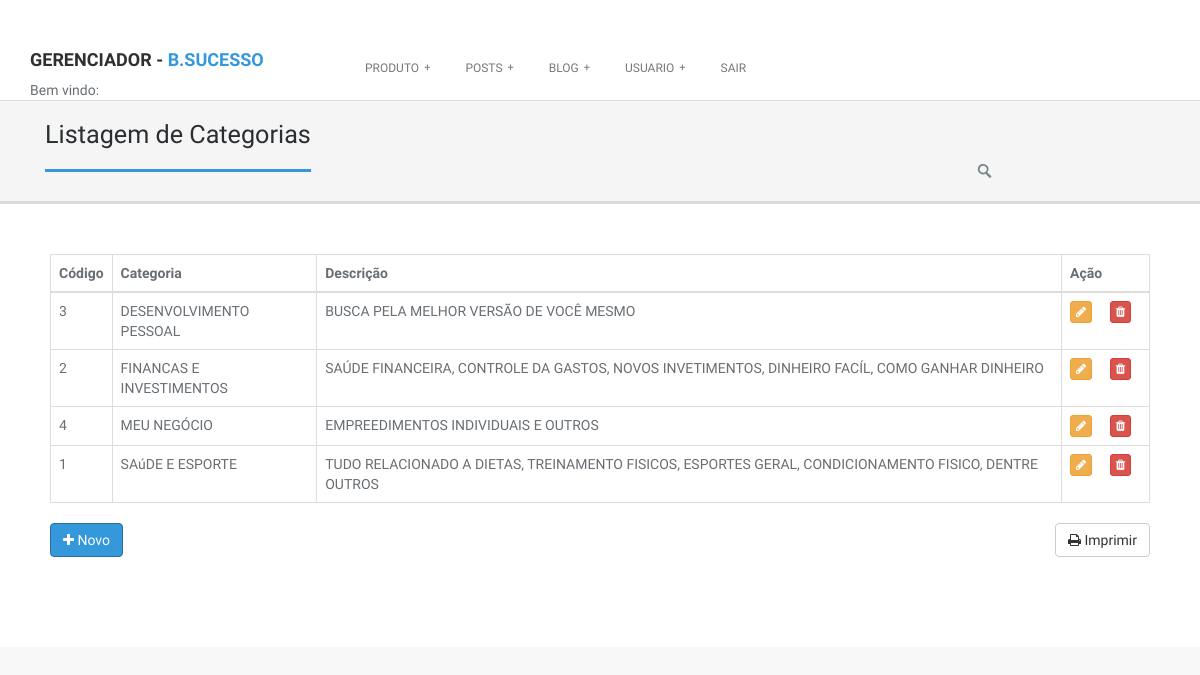
The app's page /gerenciador.php?pagina=listcategoria, older data.
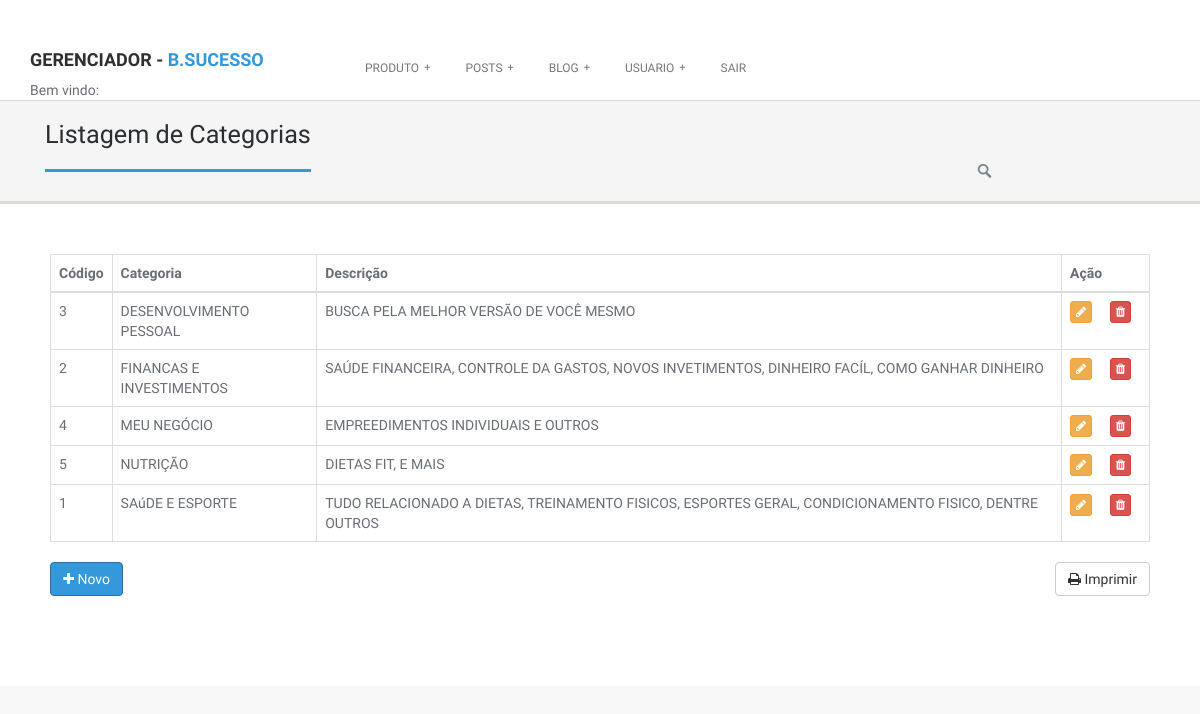
The same page, newer data.
### tables this page shows
CREATE TABLE `categoria` (
  `idcategoria` int(11) NOT NULL AUTO_INCREMENT,
  `nmcategoria` varchar(50) NOT NULL,
  `descategoria` varchar(250) DEFAULT NULL,
  PRIMARY KEY (`idcategoria`)
);

### class/listarCategoria.class.php (the view, shortened to what this page needs)
<?PHP
function listar($limit){
	include ("mysql.class.php");
	$query		= mysqli_query( $conn,"SELECT idcategoria, nmcategoria,descategoria
								FROM categoria ORDER BY nmcategoria LIMIT 0 , $limit") or die (mysqli_error ($conn));
	for( $i = 0; mysqli_num_rows( $query ) > $i ; $i++ ){
		$result	= mysqli_fetch_array($query);
		$html = '
						<tr>
                        <td>'.$result["idcategoria"].'</td>
                        <td >'.$result["nmcategoria"].'</td>
                        <td >'.$result["descategoria"].'</td>
						<td width="8%">
				<button type="button" class="btn btn-xs btn-warning" data-toggle="modal"
				data-target="#exampleModal'.$result["idcategoria"].'" ><i class="fa fa-pencil" title="EDITAR"></i></button>
				<button type="button" class="btn btn-xs btn-danger" data-toggle="modal"
				data-target="#excluirModal'.$result["idcategoria"].'" ><i class="fa fa-trash" title="EXCLUIR"></i></button>
			</td>
                         </tr>
		<div class="modal fade" id="exampleModal'.$result["idcategoria"].'" tabindex="-1" role="dialog" aria-labelledby="exampleModalLabel">
					<input type="text" class="form-control" id="nmcategoria" name="nmcategoria" value="'.$result["nmcategoria"].'">
					<input type="text" class="form-control" id="descategoria" name="descategoria" value="'.$result["descategoria"].'">
					<input type="hidden" class="form-control" id="idcategoria"  name="idcategoria" value="'.$result["idcategoria"].'">
		</div>
		<div class="modal fade" id="excluirModal'. $result["idcategoria"].'" tabindex="-1" role="dialog" aria-labelledby="exampleModalLabel">
					<input type="text" class="form-control" id="nmcategoria" name="nmcategoria" value="'.$result["nmcategoria"].'" disabled>
					<input type="hidden" class="form-control" id="idcategoria"  name="idcategoria" value="'.$result["idcategoria"].'">
		</div>
		';
		echo $html;
	}
}
?>

### gerenciador.php (shortened to what this page needs)
<!DOCTYPE html>
<html lang="en">
<head>
  <link href="lib/bootstrap/css/bootstrap.min.css" rel="stylesheet">
  <link href="lib/font-awesome/css/font-awesome.min.css" rel="stylesheet">
  <link href="lib/prettyphoto/css/prettyphoto.css" rel="stylesheet">
  <link href="lib/hover/hoverex-all.css" rel="stylesheet">
  <link href="lib/jetmenu/jetmenu.css" rel="stylesheet">
  <link href="lib/owl-carousel/owl-carousel.css" rel="stylesheet">
  <link href="css/style.css" rel="stylesheet">
  <link rel="stylesheet" href="css/colors/blue.css">
</head>
<body>
  <header class="header">
    <div class="container">
      <div class="site-header clearfix">
        <div class="col-lg-3 col-md-3 col-sm-12 title-area">
          <div class="site-title" id="title">
            <a href="gerenciador.php" title="">
              <h4>GERENCIADOR - <span>B.SUCESSO</span></h4>
            </a>
				  Bem vindo: <b><?=$_SESSION['user'] ?></b>
          </div>
        </div>
        <div class="col-lg-9 col-md-12 col-sm-12">
          <div id="nav" class="right">
            <div class="container clearfix">
              <ul id="jetmenu" class="jetmenu blue">
                <li><a href="#">Produto</a>
                </li>
                <li><a href="#">Posts</a>
                </li>
                <li><a href="#">Blog</a>
                </li>
                <li><a href="#">Usuario</a>
                </li>
                <li><a href="?logout=1">SAIR</a>
                </li>
              </ul>
            </div>
          </div>
        </div>
      </div>
    </div>
  </header>
			<?php
				$pag	= @$_GET['pagina'];
				$pasta	= "pages";
					if( !isset($pag) ){
						include $pasta."/"."inicioG.html";
					}
					else{
						include $pasta."/".$pag.".html";
					}
			?>
</body>
</html>

### css/style.css (style rules this page uses)
* { margin: 0; padding: 0px; font-family: 'Ruda', sans-serif; }
body { background: #f8f8f8; margin: 0; height: 100%; z-index: 1000; color: #696E74; }
h1, h2, h3, h4, h5, h6 { font-family: 'Ruda', sans-serif; font-weight: 700; }
html, body { height: 100%; }
*, *:after, *:before { -webkit-box-sizing: border-box; -moz-box-sizing: border-box; box-sizing: border-box; padding: 0; margin: 0; }
a { padding: 0; margin: 0; text-decoration: none; -webkit-transition: background-color .4s linear, color .4s linear; -moz-transition: background-color .4s linear, color .4s linear; -o-transition: background-color .4s linear, color .4s linear; -ms-transition: background-color .4s linear, color .4s linear; transition: background-color .4s linear, color .4s linear; }
p, pre, ul, ol, dl, dd, blockquote, address, table, fieldset, form, { margin-bottom: 20px; }
ul, ol, dl { margin-left: 30px; }
ul, ol, dl { margin-bottom: 1.25em; font-family: inherit; }
ul, ol { margin-left: 0; }
section::before, section::after { position: absolute; content: ''; pointer-post-wraps: none; }
.post-wrapper-top { background-color: #F5F5F5; bottom: 0; left: 0; right: 0; top: 0; z-index: 0; border-bottom: 3px solid #DCDBD7; margin-bottom: 0; padding: 0; position: relative; text-align: left; }
.post-wrapper-top h2 { border-bottom: 3px solid #fff; display: inline-block; font-weight: 500; font-size: 1.8em; padding: 0 0 20px; color: #2B2E31; position: relative; margin-bottom: -3px; }
.search-bar { padding: 0; width: 190px; height: 40px; float: right; position: relative; display: inline-block; background: url("../img/search.png") left top no-repeat; margin-top: 60px; }
.header { background: #ffffff; display: block; border-bottom: 1px solid #DCDBD7; position: relative; z-index: 99; }
.site-header { padding: 40px 0 0; }
.site-title h4 { font-weight: 900; color: #2f2f2f; }
.title-area { padding: 0; display: block; position: relative; overflow: hidden; }
#nav { margin-top: 0; }
#nav .container { width: inherit; }
.section4, .section1 { background: #ffffff; padding: 30px 0; }
button, .button { cursor: pointer; font-weight: normal; line-height: normal; margin: 0 0 1.25rem; position: relative; text-decoration: none; text-align: center; display: inline-block; -webkit-border-radius: 2px; border-radius: 2px; padding: 0.5em 1em; font-size: 1.3rem; border-color: #696E74; color: white; -webkit-transition: background-color 300ms ease-out; -moz-transition: background-color 300ms ease-out; transition: background-color 300ms ease-out; -webkit-appearance: none; border: none; font-weight: normal !important; }
.content { padding: 20px 20px 60px 20px; }
@media only screen and (min-width: 40.063em) { button, .button { display: inline-block; } }
section { overflow: hidden; }

Row changes from the older to the newer data that the page shows:
added categoria: idcategoria "5", nmcategoria "NUTRIÇÃO", descategoria "DIETAS FIT, E MAIS"
